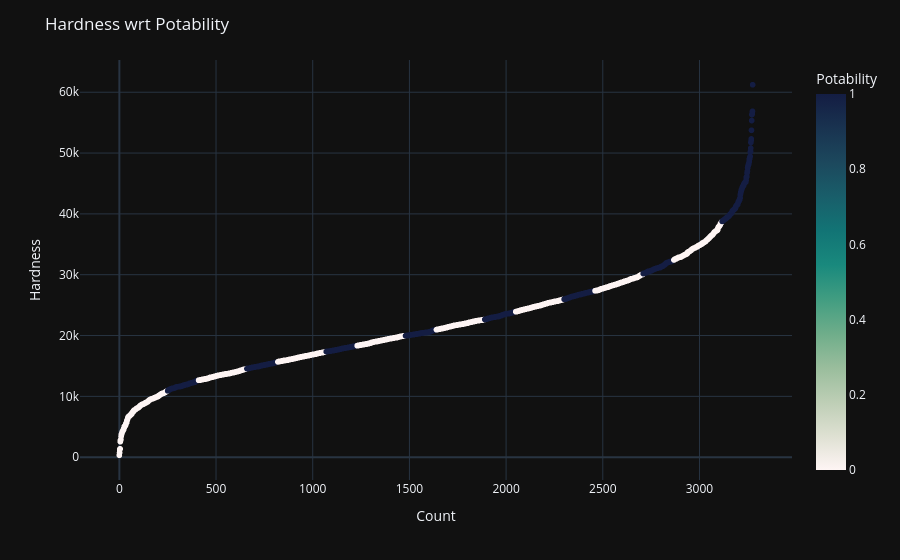

Notebook code for this chart:
### Code cell
# basic scatter plot
fig = px.scatter(data,range(data['Solids'].count()), sorted(data['Solids']),
                 color=data['Potability'],
                 labels={
                     'x': "Count",
                     'y': "Hardness",
                     'color':'Potability'
                     
                 },
                 color_continuous_scale=px.colors.sequential.tempo,
                 template = 'plotly_dark')
fig.update_layout(title='Hardness wrt Potability')
fig.show()

### Figure 1 — Plotly figure (JSON) as saved in the notebook; plotly's stock layout.template omitted (floating-point values rounded to 4 significant figures; data arrays with more than 128 entries replaced by an {"elided": "..."} marker saying what was removed)
{"data": [{"hovertemplate": "Count=%{x}<br>Hardness=%{y}<br>Potability=%{marker.color}<extra></extra>", "legendgroup": "", "marker": {"color": {"elided": "3276 int values"}, "coloraxis": "coloraxis", "symbol": "circle"}, "mode": "markers", "name": "", "showlegend": false, "type": "scattergl", "x": {"elided": "3276 int values"}, "xaxis": "x", "y": {"elided": "3276 float values"}, "yaxis": "y"}], "layout": {"coloraxis": {"colorbar": {"title": {"text": "Potability"}}, "colorscale": [[0.0, "rgb(254, 245, 244)"], [0.09091, "rgb(222, 224, 210)"], [0.1818, "rgb(189, 206, 181)"], [0.2727, "rgb(153, 189, 156)"], [0.3636, "rgb(110, 173, 138)"], [0.4545, "rgb(65, 157, 129)"], [0.5455, "rgb(25, 137, 125)"], [0.6364, "rgb(18, 116, 117)"], [0.7273, "rgb(25, 94, 106)"], [0.8182, "rgb(28, 72, 93)"], [0.9091, "rgb(25, 51, 80)"], [1.0, "rgb(20, 29, 67)"]]}, "legend": {"tracegroupgap": 0}, "margin": {"t": 60}, "title": {"text": "Hardness wrt Potability"}, "xaxis": {"anchor": "y", "domain": [0.0, 1.0], "title": {"text": "Count"}}, "yaxis": {"anchor": "x", "domain": [0.0, 1.0], "title": {"text": "Hardness"}}}}
